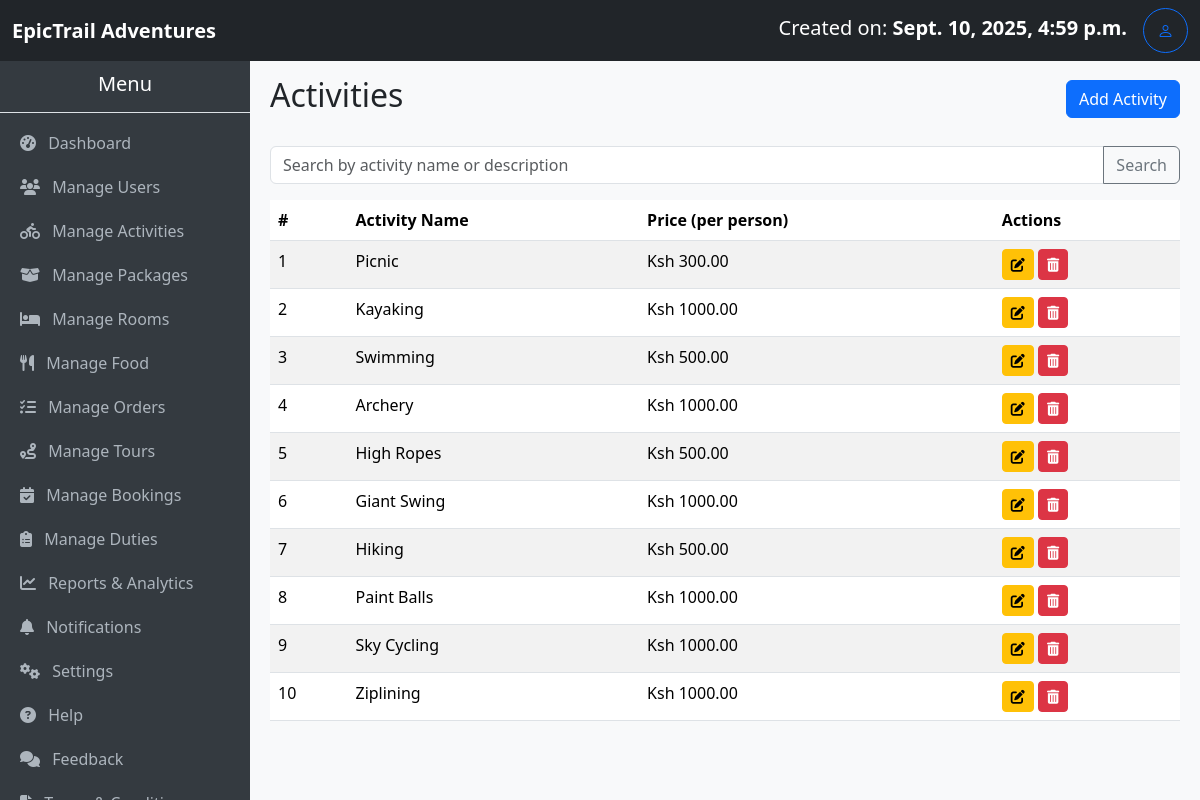
The page /activities/ (signed in) on the database as committed earlier.
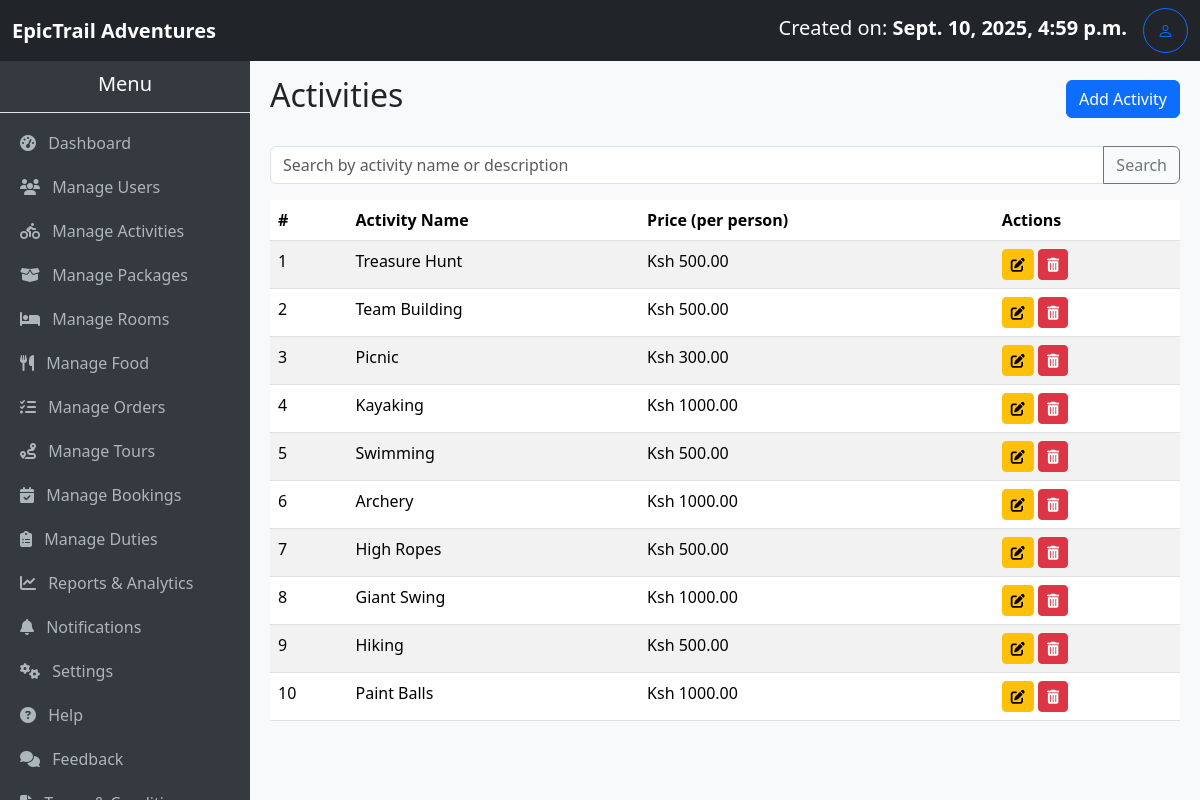
The same page on the database as committed later.
### myApp/models.py (models this page shows, shortened)
class Activity(models.Model):
    name = models.CharField(max_length=100)
    description = models.TextField()
    price_per_person = models.DecimalField(  # Updated field name
        max_digits=8, decimal_places=2, help_text="Price per person"
    )
    image = models.ImageField(upload_to='room_images/', blank=True, null=True)
    created_at = models.DateTimeField(auto_now_add=True)

### myApp/views.py (the view)
# urls.py: path('activities/', views.activity_list, name='activity_list'),
@login_required
@user_passes_test(lambda u: u.is_staff or u.is_superuser)
def activity_list(request):
    query = request.GET.get('q', '').strip()
    activity_list = Activity.objects.all().order_by('-created_at')
    if query:
        activity_list = activity_list.filter(
            Q(name__icontains=query) |
            Q(description__icontains=query)
        )
    paginator = Paginator(activity_list, 10)
    page_number = request.GET.get('page')
    activities = paginator.get_page(page_number)
    return render(
        request,
        'activity.list.html',
        {'activities': activities, 'query': query}
    )

### myApp/context_processors.py (called while the page is built)
def total_users(request):
    return {'total_users': User.objects.count()}

def total_bookings(request):
    return {'total_bookings': Booking.objects.count()}

def total_amount(request):
    total = 0
    if request.user.is_authenticated:
        bookings = Booking.objects.all()#filter(user=request.user)
        total = sum(booking.amount_required for booking in bookings)
    return {'total_amount': total}

def total_cost(request):
    if not request.user.is_authenticated:
        return {
            'user_bookings': [],
            'user_total_amount': 0,
        }
    bookings = Booking.objects.filter(user=request.user).prefetch_related(
        'activities', 'packages', 'rooms', 'food', 'tours'
    )
    total_amount = sum(b.amount_required for b in bookings)
    return {
        'user_bookings': bookings,
        'user_total_amount': total_amount,
    }

### myApp/models.py (called while the page is built)
    @property
    def nights_spent(self):
        if self.check_in and self.check_out:
            nights = (self.check_out - self.check_in).days
            return nights if nights > 0 else 1  # Minimum of 1 night for same-day bookings
        return 1

### myApp/templates/activity.list.html
{% extends 'base.admin.html' %} {% block title %}Activities{% endblock %} {% block content %}
<div class="d-flex justify-content-between align-items-center mb-4">
    <h2>Activities</h2>
    <a href="{% url 'add_activity' %}" class="btn btn-primary">Add Activity</a>
</div>
<form method="GET" class="mb-3">
    <div class="input-group">
        <input type="text" name="q" value="{{ request.GET.q }}" class="form-control" placeholder="Search by activity name or description">
        <button class="btn btn-outline-secondary" type="submit">Search</button>
    </div>
</form>
{% if activities %}
<table class="table table-striped">
    <thead>
        <tr>
            <th>#</th>
            <th>Activity Name</th>
            <th>Price (per person)</th>
            <th>Actions</th>
        </tr>
    </thead>
    <tbody>
        {% for activity in activities %}
        <tr>
            <td>{{ forloop.counter }}</td>
            <td>{{ activity.name }}</td>
            <td>Ksh {{ activity.price_per_person }}</td>
            <td>
                <a href="{% url 'edit_activity' activity.id %}" class="btn btn-warning btn-sm"><i class="fas fa-edit"></i></a>
                <a href="{% url 'delete_activity' activity.id %}" class="btn btn-danger btn-sm" onclick="return confirm('Are you sure you want to delete this activity?')">
                    <i class="fas fa-trash-alt"></i>
                </a>
            </td>
        </tr>
        {% endfor %}
    </tbody>
</table>
{% else %}
<p class="text-muted">No activities available. Click "Add Activity" to create one.</p>
{% endif %} {% endblock %}

Rows that differ between the two databases and show on the page:
no longer on this page (row unchanged): Activity: name "Sky Cycling", price_per_person "1000.00"
no longer on this page (row unchanged): Activity: name "Ziplining", price_per_person "1000.00"
added Activity: name "Treasure Hunt", price_per_person "500.00"
added Activity: name "Team Building", price_per_person "500.00"
